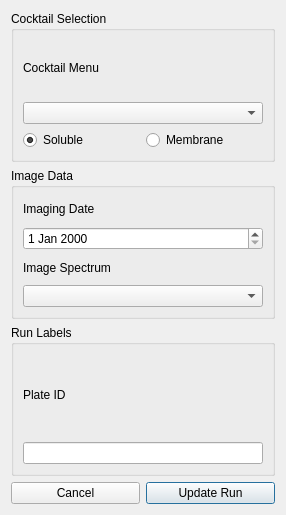
<?xml version="1.0" encoding="UTF-8"?>
<ui version="4.0">
 <class>runUpdater</class>
 <widget class="QDialog" name="runUpdater">
  <property name="geometry">
   <rect>
    <x>0</x>
    <y>0</y>
    <width>286</width>
    <height>515</height>
   </rect>
  </property>
  <property name="windowTitle">
   <string>Update Run</string>
  </property>
  <layout class="QGridLayout" name="gridLayout_4">
   <item row="0" column="0" colspan="2">
    <widget class="QGroupBox" name="groupBox">
     <property name="toolTip">
      <string>Change the cocktail menu assigned to this run.</string>
     </property>
     <property name="title">
      <string>Cocktail Selection</string>
     </property>
     <layout class="QGridLayout" name="gridLayout">
      <item row="0" column="0">
       <widget class="QLabel" name="label_3">
        <property name="text">
         <string>Cocktail Menu</string>
        </property>
       </widget>
      </item>
      <item row="1" column="0" colspan="2">
       <widget class="QComboBox" name="comboBox"/>
      </item>
      <item row="2" column="0">
       <widget class="QRadioButton" name="radioButton">
        <property name="text">
         <string>Soluble</string>
        </property>
        <property name="checked">
         <bool>true</bool>
        </property>
       </widget>
      </item>
      <item row="2" column="1">
       <widget class="QRadioButton" name="radioButton_2">
        <property name="text">
         <string>Membrane</string>
        </property>
       </widget>
      </item>
     </layout>
    </widget>
   </item>
   <item row="1" column="0" colspan="2">
    <widget class="QGroupBox" name="groupBox_2">
     <property name="title">
      <string>Image Data</string>
     </property>
     <layout class="QGridLayout" name="gridLayout_2">
      <item row="0" column="0">
       <widget class="QLabel" name="label_2">
        <property name="text">
         <string>Imaging Date</string>
        </property>
       </widget>
      </item>
      <item row="1" column="0">
       <widget class="QDateEdit" name="dateEdit">
        <property name="toolTip">
         <string>Change the imaging date assigned to this run.</string>
        </property>
       </widget>
      </item>
      <item row="2" column="0">
       <widget class="QLabel" name="label_4">
        <property name="text">
         <string>Image Spectrum</string>
        </property>
       </widget>
      </item>
      <item row="3" column="0">
       <widget class="QComboBox" name="comboBox_2">
        <property name="toolTip">
         <string>Change the image spectrum assigned to this run.</string>
        </property>
       </widget>
      </item>
     </layout>
    </widget>
   </item>
   <item row="2" column="0" colspan="2">
    <widget class="QGroupBox" name="groupBox_3">
     <property name="title">
      <string>Run Labels</string>
     </property>
     <layout class="QGridLayout" name="gridLayout_3">
      <item row="0" column="0">
       <widget class="QLabel" name="label_5">
        <property name="text">
         <string>Plate ID</string>
        </property>
       </widget>
      </item>
      <item row="1" column="0">
       <widget class="QLineEdit" name="lineEdit_2">
        <property name="toolTip">
         <string>Change the plate ID assigned to this run.</string>
        </property>
       </widget>
      </item>
     </layout>
    </widget>
   </item>
   <item row="3" column="0">
    <widget class="QPushButton" name="pushButton_2">
     <property name="toolTip">
      <string>Discard your updates, if any.</string>
     </property>
     <property name="text">
      <string>Cancel</string>
     </property>
     <property name="autoDefault">
      <bool>false</bool>
     </property>
    </widget>
   </item>
   <item row="3" column="1">
    <widget class="QPushButton" name="pushButton">
     <property name="toolTip">
      <string>Submit your updates, if any.</string>
     </property>
     <property name="text">
      <string>Update Run</string>
     </property>
     <property name="autoDefault">
      <bool>false</bool>
     </property>
     <property name="default">
      <bool>true</bool>
     </property>
    </widget>
   </item>
  </layout>
 </widget>
 <resources/>
 <connections/>
</ui>
